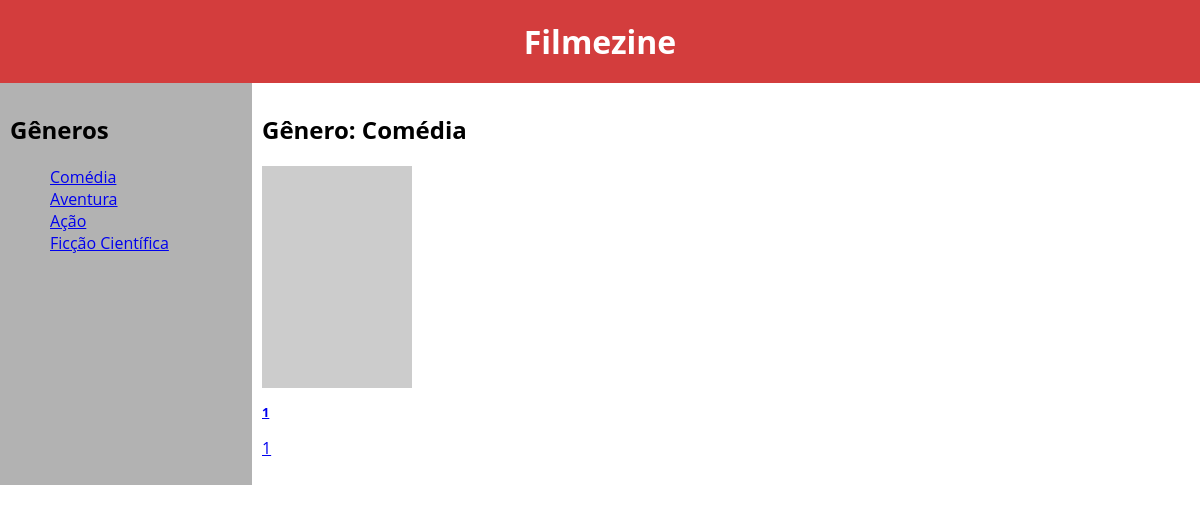
/index.php?genero=1 (signed in), run on the app's committed database.
### tables this page shows
CREATE TABLE `genero` (
  `id` int(11) NOT NULL AUTO_INCREMENT,
  `nome` varchar(200) DEFAULT NULL,
  PRIMARY KEY (`id`)
);

### banco.class.php (called while the page is built, shortened)
<?php
class Banco {
  private $nomeBanco = 'filmezine';
  private $usuarioBanco = 'root';
  private $senhaBanco = '';
  private $pdo;
  function __construct() {
    $this->pdo = new PDO("mysql:dbname={$this->nomeBanco};host=localhost", $this->usuarioBanco, $this->senhaBanco);
  }
  function selectSql($sql) {
    $comando = $this->pdo->query($sql);
    return $comando->fetchAll();
  }
  function select($tabela) {
    $sql = "SELECT * FROM $tabela";
    return $this->selectSql($sql);
  }
  function selectWhereSql($sql, $valores) {
    $comando = $this->pdo->prepare($sql);
    $comando->execute($valores);
    return $comando->fetchAll();
  }
  function selectWhere($tabela, $parametros) {
    $sql = "SELECT * FROM $tabela WHERE ";
    foreach (array_keys($parametros) as $parametro) {
      $sql = $sql . $parametro . '=? AND ';
    }
    $sql = $sql . '1=1';
    return $this->selectWhereSql($sql, array_values($parametros));
  }
}

### login.class.php (called while the page is built, shortened)
<?php
class Login {
	function getUsuario() {
		return $_SESSION['usuario'];
	}
}

### index.php (the view, shortened to what this page needs)
<?php
require_once 'banco.class.php';
require_once 'login.class.php';
$banco = new Banco();
$login = new Login($banco);
$usuario = $login->getUsuario();
$generos = $banco->select('genero');
$filtro = 'Todos os filmes';
if (isset($_GET['genero'])) {
	$genero = $banco->selectWhere('genero', [ 'id' => $_GET['genero'] ]);
	$genero = $genero[0];
	$filtro = "Gênero: {$genero['nome']}";
	$filmes = $banco->selectWhere('filme_por_genero', [
		'id_genero' => $_GET['genero']
	]);
} else {
	$filmes = $banco->select('filme');
}
?>
<!DOCTYPE html>
<html lang="en">
<head>
	<link rel="stylesheet" href="css/estilo.css">
</head>
<body>
	<header>
		<h1>Filmezine</h1>
	</header>
	<main id="container-filme">
		<aside>
			<h2>Gêneros</h2>
			<ul class="menu generos">
				<?php foreach ($generos as $genero): ?>
				<li>
					<a href="index.php?genero=<?= $genero['id']?>"
						data-usuario="<?= $usuario['id']?>"
						data-conteudo="<?= $genero['id'] ?>"
						onclick="viuGenero(this)">
						<?= $genero['nome'] ?>
					</a>
				</li>
				<?php endforeach; ?>
			</ul>
		</aside>
		<article>
			<h2><?= $filtro ?></h2>
			<div id="filmes">
				<?php foreach ($filmes as $filme): ?>
				<a href="filme.php?id=<?= $filme['id'] ?>">
					<div class="filme">
						<img src="https://placehold.it/150x222" alt="<?= $filme['nome']?>">
						<h2><?= $filme['nome']?></h2>
						<p><?= $filme['ano']?></p>
					</div>
				</a>
				<?php endforeach; ?>
			</div>
		</article>
	</main>
</body>
</html>

### css/estilo.css (style rules this page uses)
* { box-sizing: border-box; }
html { font-family: 'Open Sans', 'Arial', sans-serif; }
html, body { margin: 0; padding: 0; }
header { width: 100%; background-color: #d33d3d; color: #fff; }
h1 { padding-top: 20px; padding-bottom: 20px; margin: 0; text-align: center; }
#container-filme { display: flex; }
#container-filme aside { flex: 1; background-color: #b2b2b2; padding:10px; }
#container-filme article { flex: 4; padding: 10px; }
#container-filme #filmes { display: flex; flex-wrap: wrap; align-items: flex-start; justify-content: flex-start; }
#container-filme .filme { flex: 0 0 222px; margin-right: 5px; width: 222px; }
#container-filme .filme h2 { font-size: 80%; }
#container-filme .menu { list-style-type: none; }

### data on the page
genero: nome "Comédia", nome "Gênero: Comédia"
genero: nome "Aventura"
genero: nome "Ação"
genero: nome "Ficção Científica"

### other printed values
$filme['nome'] "1"
$filme['ano'] "1"
